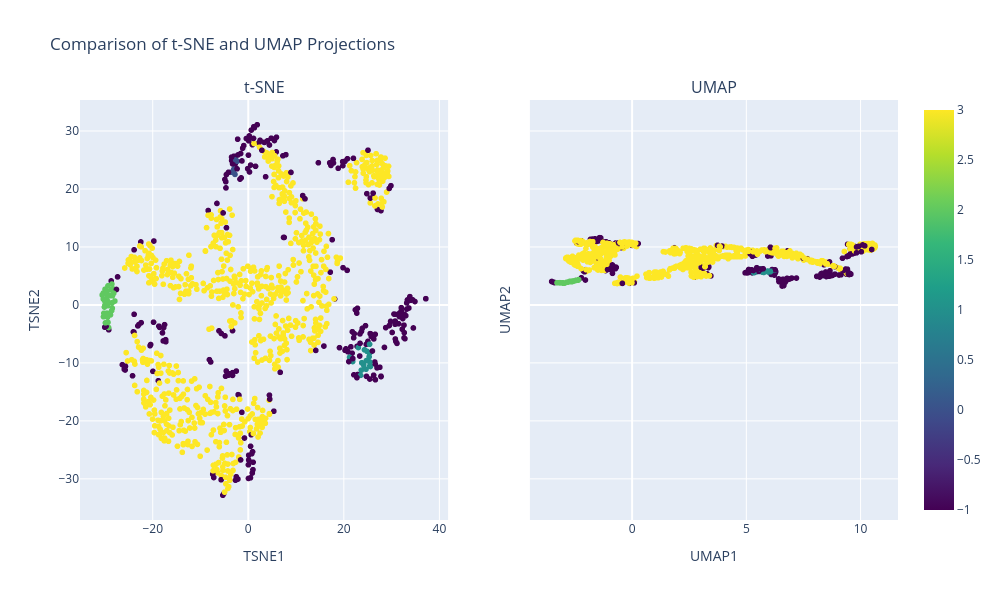

Here is the notebook cell this chart was saved with:
### Code cell
import pandas as pd
import numpy as np
from sklearn.preprocessing import StandardScaler
from sklearn.manifold import TSNE
import umap
import plotly.express as px
import plotly.graph_objects as go
from plotly.subplots import make_subplots


# Step 1: Filter numeric features
feature_cols = [
    col for col in df_metrics_clean.columns 
    if col not in ["mz", "cluster", "UMAP1", "UMAP2", "TSNE1", "TSNE2"]
]

# Step 2: Standardize the data
scaler = StandardScaler()
X_scaled = scaler.fit_transform(df_metrics_clean[feature_cols])

# Step 3: Run t-SNE with tuning
tsne = TSNE(n_components=2, random_state=42, perplexity=40, learning_rate=200, n_iter=1000)
X_tsne = tsne.fit_transform(X_scaled)
df_metrics_clean["TSNE1"] = X_tsne[:, 0]
df_metrics_clean["TSNE2"] = X_tsne[:, 1]

# Step 4: Run UMAP again to ensure consistent dimensions and comparison
umap_model = umap.UMAP(n_components=2, random_state=42)
X_umap = umap_model.fit_transform(X_scaled)
df_metrics_clean["UMAP1"] = X_umap[:, 0]
df_metrics_clean["UMAP2"] = X_umap[:, 1]

# Step 5: Plot with Plotly - Side-by-side interactive scatter plots
fig = make_subplots(rows=1, cols=2, subplot_titles=("t-SNE", "UMAP"), shared_yaxes=True)

# t-SNE plot
fig.add_trace(
    go.Scattergl(
        x=df_metrics_clean["TSNE1"],
        y=df_metrics_clean["TSNE2"],
        mode='markers',
        marker=dict(color=df_metrics_clean["cluster"], colorscale='Viridis', showscale=True),
        text=["m/z: {:.4f}".format(mz) for mz in df_metrics_clean["mz"]],
        name="t-SNE"
    ),
    row=1, col=1
)

# UMAP plot
fig.add_trace(
    go.Scattergl(
        x=df_metrics_clean["UMAP1"],
        y=df_metrics_clean["UMAP2"],
        mode='markers',
        marker=dict(color=df_metrics_clean["cluster"], colorscale='Viridis', showscale=False),
        text=["m/z: {:.4f}".format(mz) for mz in df_metrics_clean["mz"]],
        name="UMAP"
    ),
    row=1, col=2
)

fig.update_layout(
    title_text="Comparison of t-SNE and UMAP Projections",
    height=600,
    width=1000,
    showlegend=False
)

fig.update_xaxes(title_text="TSNE1", row=1, col=1)
fig.update_yaxes(title_text="TSNE2", row=1, col=1)
fig.update_xaxes(title_text="UMAP1", row=1, col=2)
fig.update_yaxes(title_text="UMAP2", row=1, col=2)

fig.show()

### Figure 1 — Plotly figure (JSON) as saved in the notebook; plotly's stock layout.template omitted (floating-point values rounded to 4 significant figures; data arrays with more than 128 entries replaced by an {"elided": "..."} marker saying what was removed)
{"data": [{"marker": {"color": {"elided": "1000 int values"}, "colorscale": [[0, "#440154"], [0.1111, "#482878"], [0.2222, "#3e4989"], [0.3333, "#31688e"], [0.4444, "#26828e"], [0.5556, "#1f9e89"], [0.6667, "#35b779"], [0.7778, "#6ece58"], [0.8889, "#b5de2b"], [1, "#fde725"]], "showscale": true}, "mode": "markers", "name": "t-SNE", "text": {"elided": "1000 str values"}, "type": "scattergl", "x": {"elided": "1000 float values"}, "xaxis": "x", "y": {"elided": "1000 float values"}, "yaxis": "y"}, {"marker": {"color": {"elided": "1000 int values"}, "colorscale": [[0, "#440154"], [0.1111, "#482878"], [0.2222, "#3e4989"], [0.3333, "#31688e"], [0.4444, "#26828e"], [0.5556, "#1f9e89"], [0.6667, "#35b779"], [0.7778, "#6ece58"], [0.8889, "#b5de2b"], [1, "#fde725"]], "showscale": false}, "mode": "markers", "name": "UMAP", "text": {"elided": "1000 str values"}, "type": "scattergl", "x": {"elided": "1000 float values"}, "xaxis": "x2", "y": {"elided": "1000 float values"}, "yaxis": "y2"}], "layout": {"annotations": [{"font": {"size": 16}, "showarrow": false, "text": "t-SNE", "x": 0.225, "xanchor": "center", "xref": "paper", "y": 1, "yanchor": "bottom", "yref": "paper"}, {"font": {"size": 16}, "showarrow": false, "text": "UMAP", "x": 0.775, "xanchor": "center", "xref": "paper", "y": 1, "yanchor": "bottom", "yref": "paper"}], "height": 600, "showlegend": false, "title": {"text": "Comparison of t-SNE and UMAP Projections"}, "width": 1000, "xaxis": {"anchor": "y", "domain": [0, 0.45], "title": {"text": "TSNE1"}}, "xaxis2": {"anchor": "y2", "domain": [0.55, 1], "title": {"text": "UMAP1"}}, "yaxis": {"anchor": "x", "domain": [0, 1], "title": {"text": "TSNE2"}}, "yaxis2": {"anchor": "x2", "domain": [0, 1], "matches": "y", "showticklabels": false, "title": {"text": "UMAP2"}}}}
